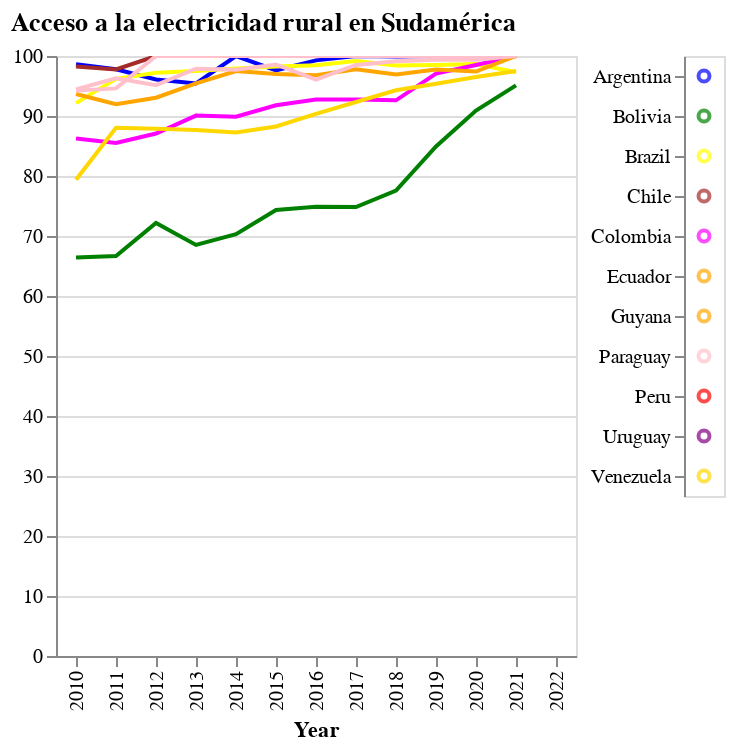

Write notebook code for a chart like this one.
### Code cell
# Presentación del gráfico:
elec_graph_suda.display()

### Figure 1 — Vega-Lite specification as saved in the notebook (floating-point values rounded to 4 significant figures)
{"config": {"view": {"continuousWidth": 300, "continuousHeight": 300}}, "concat": [{"layer": [{"mark": {"type": "line"}, "encoding": {"color": {"value": "blue"}, "x": {"field": "Year", "title": "Year", "type": "nominal"}, "y": {"field": "Argentina", "title": "", "type": "quantitative"}}, "name": "view_11"}, {"mark": {"type": "line"}, "encoding": {"color": {"value": "green"}, "x": {"field": "Year", "title": "Year", "type": "nominal"}, "y": {"field": "Bolivia", "title": "", "type": "quantitative"}}, "name": "view_12"}, {"mark": {"type": "line"}, "encoding": {"color": {"value": "yellow"}, "x": {"field": "Year", "title": "Year", "type": "nominal"}, "y": {"field": "Brazil", "title": "", "type": "quantitative"}}, "name": "view_13"}, {"mark": {"type": "line"}, "encoding": {"color": {"value": "brown"}, "x": {"field": "Year", "title": "Year", "type": "nominal"}, "y": {"field": "Chile", "title": "", "type": "quantitative"}}, "name": "view_14"}, {"mark": {"type": "line"}, "encoding": {"color": {"value": "magenta"}, "x": {"field": "Year", "title": "Year", "type": "nominal"}, "y": {"field": "Colombia", "title": "", "type": "quantitative"}}, "name": "view_15"}, {"mark": {"type": "line"}, "encoding": {"color": {"value": "orange"}, "x": {"field": "Year", "title": "Year", "type": "nominal"}, "y": {"field": "Ecuador", "title": "", "type": "quantitative"}}, "name": "view_16"}, {"mark": {"type": "line"}, "encoding": {"color": {"value": "olivo"}, "x": {"field": "Year", "title": "Year", "type": "nominal"}, "y": {"field": "Guayana", "title": "", "type": "quantitative"}}, "name": "view_17"}, {"mark": {"type": "line"}, "encoding": {"color": {"value": "pink"}, "x": {"field": "Year", "title": "Year", "type": "nominal"}, "y": {"field": "Paraguay", "title": "", "type": "quantitative"}}, "name": "view_18"}, {"mark": {"type": "line"}, "encoding": {"color": {"value": "red"}, "x": {"field": "Year", "title": "Year", "type": "nominal"}, "y": {"field": "Perú", "title": "", "type": "quantitative"}}, "name": "view_19"}, {"mark": {"type": "line"}, "encoding": {"color": {"value": "gold"}, "x": {"field": "Year", "title": "Year", "type": "nominal"}, "y": {"field": "Uruguay", "title": "", "type": "quantitative"}}, "name": "view_20"}, {"mark": {"type": "line"}, "encoding": {"color": {"value": "pink"}, "x": {"field": "Year", "title": "Year", "type": "nominal"}, "y": {"field": "Venezuela", "title": "", "type": "quantitative"}}, "name": "view_21"}], "data": {"name": "data-a7b17124f8725f491a38c4df09f904a1"}}, {"data": {"name": "data-9df3287b43b457f93b0d428d87a36ac7"}, "mark": {"type": "point"}, "encoding": {"color": {"field": "color", "scale": null, "type": "nominal"}, "y": {"field": "country", "title": null, "type": "nominal"}}, "width": 20}], "params": [{"name": "param_11", "select": {"type": "interval", "encodings": ["x", "y"]}, "bind": "scales", "views": ["view_11"]}, {"name": "param_12", "select": {"type": "interval", "encodings": ["x", "y"]}, "bind": "scales", "views": ["view_12"]}, {"name": "param_13", "select": {"type": "interval", "encodings": ["x", "y"]}, "bind": "scales", "views": ["view_13"]}, {"name": "param_14", "select": {"type": "interval", "encodings": ["x", "y"]}, "bind": "scales", "views": ["view_14"]}, {"name": "param_15", "select": {"type": "interval", "encodings": ["x", "y"]}, "bind": "scales", "views": ["view_15"]}, {"name": "param_16", "select": {"type": "interval", "encodings": ["x", "y"]}, "bind": "scales", "views": ["view_16"]}, {"name": "param_17", "select": {"type": "interval", "encodings": ["x", "y"]}, "bind": "scales", "views": ["view_17"]}, {"name": "param_18", "select": {"type": "interval", "encodings": ["x", "y"]}, "bind": "scales", "views": ["view_18"]}, {"name": "param_19", "select": {"type": "interval", "encodings": ["x", "y"]}, "bind": "scales", "views": ["view_19"]}, {"name": "param_20", "select": {"type": "interval", "encodings": ["x", "y"]}, "bind": "scales", "views": ["view_20"]}, {"name": "param_21", "select": {"type": "interval", "encodings": ["x", "y"]}, "bind": "scales", "views": ["view_21"]}], "spacing": 5, "title": "Acceso a la electricidad rural en Sudamérica", "$schema": "https://vega.github.io/schema/vega-lite/v5.16.3.json", "datasets": {"data-a7b17124f8725f491a38c4df09f904a1": [{"Year": "2010", "Argentina": "98.6167091875539", "Bolivia": "66.422110855658", "Brazil": "92.1396107159664", "Chile": "98.259694376562", "Colombia": "86.2368922879806", "Ecuador": "93.6767025356105", "Guyana": "80.0870193552299", "Paraguay": "94.4269003292346", "Peru": "55.6332347263447", "Uruguay": "79.3696879425864", "Venezuela": "94.2294282861401"}, {"Year": "2011", "Argentina": "97.7890435761809", "Bolivia": "66.6475736814098", "Brazil": "96.1905873888052", "Chile": "97.768645182206", "Colombia": "85.5032364870935", "Ecuador": "91.948733423091", "Guyana": "81.0865439048437", "Paraguay": "96.2914962801058", "Peru": "61.3020759651831", "Uruguay": "88.0412493704797", "Venezuela": "94.6044617253278"}, {"Year": "2012", "Argentina": "96.0965621663528", "Bolivia": "72.1698831517664", "Brazil": "97.2218134471323", "Chile": "100", "Colombia": "87.0779682889139", "Ecuador": "93.0528045447706", "Guyana": "82.0817500420369", "Paraguay": "95.1415019680433", "Peru": "66.1668240020821", "Uruguay": "87.8905113178265", "Venezuela": "100"}, {"Year": "2013", "Argentina": "95.4264642484105", "Bolivia": "68.5167310164241", "Brazil": "97.5020335215565", "Chile": "100", "Colombia": "90.0737700750495", "Ecuador": "95.4451382866422", "Guyana": "83.1454452370438", "Paraguay": "97.8732195878365", "Peru": "69.9050114897088", "Uruguay": "87.6730391642101", "Venezuela": "100"}, {"Year": "2014", "Argentina": "100", "Bolivia": "70.2928656645319", "Brazil": "97.910077020264", "Chile": "100", "Colombia": "89.8921484763603", "Ecuador": "97.5028529871302", "Guyana": "84.2078349601513", "Paraguay": "97.7289608791323", "Peru": "72.7675028572342", "Uruguay": "87.2691404337764", "Venezuela": "100"}, {"Year": "2015", "Argentina": "97.6160575199843", "Bolivia": "74.3384969422006", "Brazil": "98.2324092529854", "Chile": "100", "Colombia": "91.7902476160102", "Ecuador": "97.0184025663935", "Guyana": "85.5031303629001", "Paraguay": "98.5827141533253", "Peru": "76.692689134919", "Uruguay": "88.2498870457553", "Venezuela": "100"}, {"Year": "2016", "Argentina": "99.2730691798647", "Bolivia": "74.8694598817851", "Brazil": "98.4671299664121", "Chile": "100", "Colombia": "92.7619947950945", "Ecuador": "96.7834914382474", "Guyana": "86.7187906165125", "Paraguay": "96.0512810812205", "Peru": "77.9748393653812", "Uruguay": "90.3688003712208", "Venezuela": "100"}, {"Year": "2017", "Argentina": "100", "Bolivia": "74.8204412100342", "Brazil": "99.1695931615088", "Chile": "100", "Colombia": "92.7403397637954", "Ecuador": "97.7979632047478", "Guyana": "87.883536090446", "Paraguay": "98.5080101531139", "Peru": "80.4978448676186", "Uruguay": "92.3272716139713", "Venezuela": "100"}, {"Year": "2018", "Argentina": "99.9229553144899", "Bolivia": "77.5866708596203", "Brazil": "98.4109076033192", "Chile": "100", "Colombia": "92.6166784645762", "Ecuador": "96.9359656275889", "Guyana": "88.9240987914412", "Paraguay": "99.1190549142616", "Peru": "81.7999810536238", "Uruguay": "94.2858014858045", "Venezuela": "100"}, {"Year": "2019", "Argentina": "100", "Bolivia": "84.9234776648635", "Brazil": "98.4820886457358", "Chile": "100", "Colombia": "97.0589523159486", "Ecuador": "97.7574766957378", "Guyana": "89.7891481606155", "Paraguay": "99.3753547467552", "Peru": "82.9478253388103", "Uruguay": "95.382688826717", "Venezuela": "100"}, {"Year": "2020", "Argentina": "100", "Bolivia": "90.9025890464327", "Brazil": "98.6721959416221", "Chile": "100", "Colombia": "98.5020509702548", "Ecuador": "97.3995768906549", "Guyana": "90.5213515065472", "Paraguay": "99.3711373428281", "Peru": "86.0985574555857", "Uruguay": "96.4995947595218", "Venezuela": "100"}, {"Year": "2021", "Argentina": "100", "Bolivia": "95.1100037052494", "Brazil": "97.305019265081", "Chile": "100", "Colombia": "99.9951115050321", "Ecuador": "100", "Guyana": "91.1868895002374", "Paraguay": "100", "Peru": "83.5511622295803", "Uruguay": "97.4953115365915", "Venezuela": "100"}, {"Year": "2022", "Argentina": "..", "Bolivia": "..", "Brazil": "..", "Chile": "..", "Colombia": "..", "Ecuador": "..", "Guyana": "..", "Paraguay": "..", "Peru": "..", "Uruguay": "..", "Venezuela": ".."}], "data-9df3287b43b457f93b0d428d87a36ac7": [{"country": "Argentina", "color": "blue"}, {"country": "Bolivia", "color": "green"}, {"country": "Brazil", "color": "yellow"}, {"country": "Chile", "color": "brown"}, {"country": "Colombia", "color": "magenta"}, {"country": "Ecuador", "color": "orange"}, {"country": "Guyana", "color": "olivo"}, {"country": "Paraguay", "color": "pink"}, {"country": "Peru", "color": "red"}, {"country": "Uruguay", "color": "purple"}, {"country": "Venezuela", "color": "gold"}]}}
